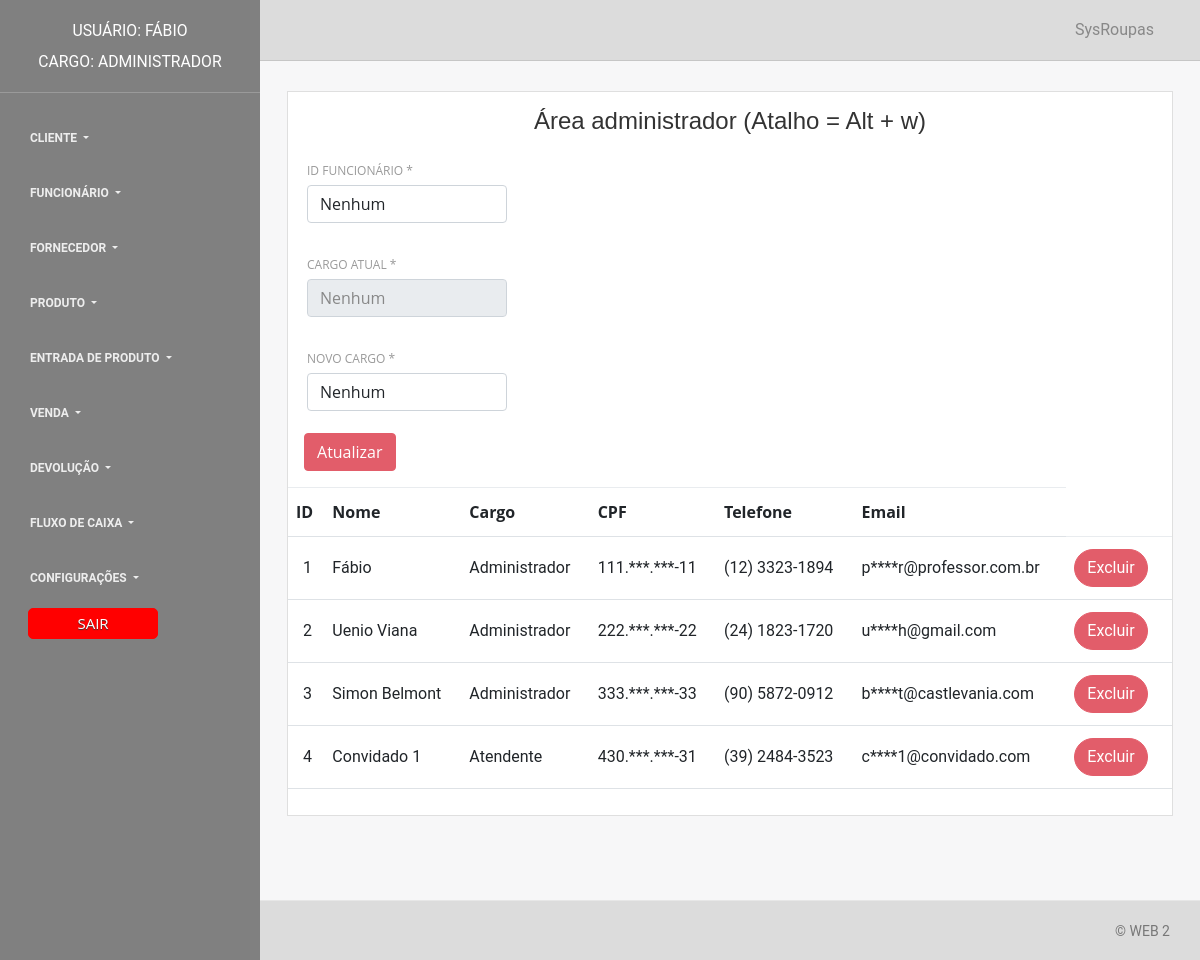
Page /form_crud/form_area_adm.php (signed in) on the committed database.
### tables this page shows
CREATE TABLE `funcionario` (
  `cd_funcionario` int(11) NOT NULL,
  `nome` varchar(50) NOT NULL,
  `cargo` varchar(30) NOT NULL,
  `cpf` char(14) NOT NULL,
  `telefone` char(14) NOT NULL,
  `email` varchar(50) NOT NULL,
  `senha` varchar(255) NOT NULL
);

### form_crud/form_area_adm.php (the view, shortened to what this page needs)
<?php
require_once '../conexao/conexao.php';
try {
	$selecao = "SELECT * FROM funcionario ORDER BY cd_funcionario";
	$seleciona_dados = $conexao->prepare($selecao);
	$seleciona_dados->execute();
	$linhas = $seleciona_dados->fetchAll(PDO::FETCH_ASSOC);
} catch (PDOException $falha_selecao) {
	echo "A listagem de dados não foi feita" . $falha_selecao->getMessage();
	die;
} catch (Exception $falha) {
	echo "Erro não característico do PDO" . $falha->getMessage();
	die;
}
?>
<!DOCTYPE html>
<html lang="pt-br">
<head>
	 <link rel="stylesheet" href="/web/css/estiloBotao.css"/>
	<?php include(dirname(__FILE__) . '/../layout/css.php'); ?>
</head>
<body>
	<div class="wrapper">
		<?php include(dirname(__FILE__) . '/../layout/menu.php'); ?>
		<div class="main-panel">
			<nav class="navbar navbar-expand-lg " color-on-scroll="500" style="background-color: #DCDCDC">
				<div class="container-fluid">
					<div class="collapse navbar-collapse justify-content-end" id="navigation">
						<ul class="navbar-nav ml-auto">
							<li class="nav-item">
								<a class="nav-link" href="#">
									<span class="no-icon">SysRoupas</span>
								</a>
							</li>
						</ul>
					</div>
				</div>
			</nav>
			<div class="content">
				<div class="container-fluid">
					<div class="row">
						<div class="col-md-12">
							<div class="card card- table-plain-bg">
								<div class="card-header ">
									<center>
										<h4 class="card-title">Área administrador (Atalho = Alt + w)</h4>
									</center>
								</div>
								<div class="card-body table-full-width table-responsive">
									<form class="mx-3" method="POST" id="area_adm" autocomplete="off" action="/web/crud/area_adm.php" onsubmit="exibirNome()">
										<div class="row">
											<div class="col-md-3 pr-1">
												<div class="form-group">
													<label>ID funcionário *</label>
													<select class="form-control" onclick="buscaDados()" name="cd_funcionario" id="cd_funcionario" required="" title="Caixa de seleção para escolher o funcionário" accesskey="w">
														<option value="" title="Por padrão a opção é vazia, escolha abaixo o funcionário"> Nenhum </option>
													</select>
												</div>
											</div>
										</div>
										<div class="row">
											<div class="col-md-3 pr-1">
												<div class="form-group">
													<label>Cargo atual *</label>
													<select class="form-control" name="cargo" id="cargo" required="" title="Campo com o cargo atual do funcionário" readonly="readonly" tabindex="-1" aria-disabled="true">
														<option value="" title="Por padrão a opção é vazia"> Nenhum </option>
													</select>
												</div>
											</div>
										</div>
										<div class="row">
											<div class="col-md-3 pr-1">
												<div class="form-group">
													<label>Novo cargo *</label>
													<select class="form-control" name="novo_cargo" required="" title="Campo para escolher o novo cargo do funcionário">
														<option value="" title="Por padrão a opção é vazia"> Nenhum </option>
														</select>
												</div>
											</div>
										</div>
										<button class="btn btn-danger btn-xs pull-left" name="Atualizar" title="Botão para atualizar cargo do funcionário"> Atualizar </button>
										<div class="clearfix"></div>
									</form>
									<table class="table table-hover">
										<tr>
											<th title="ID"> ID </th>
											<th title="Nome"> Nome </th>
											<th title="Cargo"> Cargo </th>
											<th title="CPF"> CPF </th>
											<th title="Telefone"> Telefone </th>
											<th title="Email"> Email </th>
										</tr>
										<?php
										foreach ($linhas as $exibir_colunas) {
											echo '<tr>';
											echo '<td title="' . $exibir_colunas['cd_funcionario'] . '">' . $exibir_colunas['cd_funcionario'] . '</td>';
											echo '<td title="' . $exibir_colunas['nome'] . '">' . $exibir_colunas['nome'] . '</td>';
											echo '<td title="' . $exibir_colunas['cargo'] . '">' . $exibir_colunas['cargo'] . '</td>';
											echo '<td title="' . substr_replace($exibir_colunas['cpf'], '***.***', 4, -3) . '">' . substr_replace($exibir_colunas['cpf'], '***.***', 4, -3) . '</td>';
											echo '<td title="' . $exibir_colunas['telefone'] . '">' . $exibir_colunas['telefone'] . '</td>';
											echo '<td title="' . substr_replace($exibir_colunas['email'], '****', 1, strpos($exibir_colunas['email'], '@')
												- 2) . '">' . substr_replace($exibir_colunas['email'], '****', 1, strpos($exibir_colunas['email'], '@') - 2) . '</td>';
											echo '
											<td class="actions">
													<a class="btn btn-danger btn-xs"  style="border-radius: 20px;"href="/web/form_crud/form_delete_funcionarioarea.php?id=' . $exibir_colunas['cd_funcionario'] . '" >Excluir</a>
												</td>';
											echo '</tr>';
										}
										?>
									</table>
								</div>
							</div>
						</div>
					</div>
				</div>
			</div>
			<footer class="footer" style="background-color: #DCDCDC">
				<div class="container-fluid">
					<nav>
						<p class="copyright text-center">
							© WEB 2
						</p>
					</nav>
				</div>
			</footer>
		</div>
	</div>
</body>
</html>

### layout/css.php (shortened to what this page needs)
<link rel="stylesheet" href="https://maxcdn.bootstrapcdn.com/font-awesome/latest/css/font-awesome.min.css" />
<link href="/web/assets/css/bootstrap.min.css" rel="stylesheet" />
<link href="/web/assets/css/light-bootstrap-dashboard.css?v=2.0.0 " rel="stylesheet" />
<link href="https://cdn.jsdelivr.net/npm/bootstrap@5.0.1/dist/css/bootstrap.min.css" rel="stylesheet">
<link href="/web/assets/css/demo.css" rel="stylesheet" />
<link href="/web/css/style.css" rel="stylesheet">

### layout/menu.php (shortened to what this page needs)
<div class="sidebar">
    <div class="sidebar-wrapper" style="background-color: #808080">
        <div class="logo">
            <a href="/web/inicio.php/#inicio" class="simple-text">
                <?php
                if ((isset($_SESSION['id_usuario'])) && (!empty($_SESSION['id_usuario']))) {
                    echo "<small>Usuário: " . $_SESSION['nome_usuario'] . "</small><br/> ";
                    echo "<small>Cargo: " . $_SESSION['cargo_usuario'] . "</small>";
                }
                ?>
            </a>
        </div>
        <ul class="nav">
            <li class="nav-item dropdown">
                <a class="nav-link dropdown-toggle" href="" id="navbarDropdownMenuLink" data-toggle="dropdown" aria-haspopup="true" aria-expanded="false">
                    <span class="no-icon">CLIENTE</span>
                </a>
            </li>
            <li class="nav-item dropdown">
                <a class="nav-link dropdown-toggle" href="" id="navbarDropdownMenuLink" data-toggle="dropdown" aria-haspopup="true" aria-expanded="false">
                    <span class="no-icon">FUNCIONÁRIO</span>
                </a>
            </li>
            <li class="nav-item dropdown">
                <a class="nav-link dropdown-toggle" href="" id="navbarDropdownMenuLink" data-toggle="dropdown" aria-haspopup="true" aria-expanded="false">
                    <span class="no-icon">FORNECEDOR</span>
                </a>
            </li>
            <li class="nav-item dropdown">
                <a class="nav-link dropdown-toggle" href="" id="navbarDropdownMenuLink" data-toggle="dropdown" aria-haspopup="true" aria-expanded="false">
                    <span class="no-icon">PRODUTO</span>
                </a>
            </li>
            <li class="nav-item dropdown">
                <a class="nav-link dropdown-toggle" href="" id="navbarDropdownMenuLink" data-toggle="dropdown" aria-haspopup="true" aria-expanded="false">
                    <span class="no-icon">ENTRADA DE PRODUTO</span>
                </a>
            </li>
            <li class="nav-item dropdown">
                <a class="nav-link dropdown-toggle" href="" id="navbarDropdownMenuLink" data-toggle="dropdown" aria-haspopup="true" aria-expanded="false">
                    <span class="no-icon">VENDA</span>
                </a>
            </li>
            <li class="nav-item dropdown">
                <a class="nav-link dropdown-toggle" href="" id="navbarDropdownMenuLink" data-toggle="dropdown" aria-haspopup="true" aria-expanded="false">
                    <span class="no-icon">DEVOLUÇÃO</span>
                </a>
            </li>
            <li class="nav-item dropdown">
                <a class="nav-link dropdown-toggle" href="" id="navbarDropdownMenuLink" data-toggle="dropdown" aria-haspopup="true" aria-expanded="false">
                    <span class="no-icon">FLUXO DE CAIXA</span>
                </a>
            </li>
            <li class="nav-item dropdown">
                <a class="nav-link dropdown-toggle" href="#" id="navbarDropdownMenuLink" data-toggle="dropdown" aria-haspopup="true" aria-expanded="false">
                    <span class="no-icon">CONFIGURAÇÕES</span>
                </a>
            </li>
            <form method="get" action="/web/logout.php">
                <input type="submit" value="SAIR" </input>
            </form>
        </ul>
    </div>
</div>

### css/estiloBotao.css (style rules this page uses)
input[type="submit"] { width: 50%!important; cursor: pointer; background: #FF0000; padding: 3px 3px; color: #fff; font-size: 15px; border: 1px solid #FF0000; margin-bottom: 10px; text-shadow: 0 1px 1px #333; margin-left: 28px; -webkit-border-radius: 5px; border-radius: 5px; transition: all 0.2s linear; }

### css/style.css (style rules this page uses)
:root { --font-family-sans-serif: "Open Sans", -apple-system, BlinkMacSystemFont, "Segoe UI", Roboto, "Helvetica Neue", Arial, sans-serif, "Apple Color Emoji", "Segoe UI Emoji", "Segoe UI Symbol", "Noto Color Emoji"; }
*, *::before, *::after { -webkit-box-sizing: border-box; box-sizing: border-box; }
html { font-family: sans-serif; line-height: 1.15; -webkit-text-size-adjust: 100%; -webkit-tap-highlight-color: rgba(0, 0, 0, 0); }
body { margin: 0; font-family: "Open Sans", -apple-system, BlinkMacSystemFont, "Segoe UI", Roboto, "Helvetica Neue", Arial, sans-serif, "Apple Color Emoji", "Segoe UI Emoji", "Segoe UI Symbol", "Noto Color Emoji"; font-size: 1rem; font-weight: 400; line-height: 1.5; color: #515151; text-align: left; background-color: #FFFFFF; }
h1, h2, h3, h4, h5, h6 { margin-top: 0; margin-bottom: 0.5rem; }
p { margin-top: 0; margin-bottom: 1rem; }
a { color: #3f84fc; text-decoration: none; background-color: transparent; }
h1, h2, h3, h4, h5, h6, .h1, .h2, .h3, .h4, .h5, .h6 { font-family: "Nunito", sans-serif; margin-bottom: 0.5rem; font-weight: 500; line-height: 1.2; }
.card { position: relative; display: -webkit-box; display: -webkit-flex; display: -ms-flexbox; display: flex; -webkit-box-orient: vertical; -webkit-box-direction: normal; -webkit-flex-direction: column; -ms-flex-direction: column; flex-direction: column; min-width: 0; word-wrap: break-word; background-color: #fff; background-clip: border-box; border: 1px solid rgba(0, 0, 0, 0.125); border-radius: 0; }
.card-body { -webkit-box-flex: 1; -webkit-flex: 1 1 auto; -ms-flex: 1 1 auto; flex: 1 1 auto; padding: 1.25rem; }
.card-header { padding: 0.75rem 1.25rem; margin-bottom: 0; background-color: rgba(0, 0, 0, 0.03); border-bottom: 1px solid rgba(0, 0, 0, 0.125); text-align: center; }
.card .table tbody td:last-child, .card .table thead th:last-child { display: revert; }

### rows in the picture
funcionario: cd_funcionario "1", nome "Fábio", cargo "Administrador", cpf "111.***.***-11", telefone "(12) 3323-1894", email "p****r@professor.com.br"
funcionario: cd_funcionario "2", nome "Uenio Viana", cargo "Administrador", cpf "222.***.***-22", telefone "(24) 1823-1720", email "u****h@gmail.com"
funcionario: cd_funcionario "3", nome "Simon Belmont", cargo "Administrador", cpf "333.***.***-33", telefone "(90) 5872-0912", email "b****t@castlevania.com"
funcionario: cd_funcionario "4", nome "Convidado 1", cargo "Atendente", cpf "430.***.***-31", telefone "(39) 2484-3523", email "c****1@convidado.com"

### other values in the picture
$_SESSION['nome_usuario'] "FÁBIO"
$_SESSION['cargo_usuario'] "ADMINISTRADOR"
